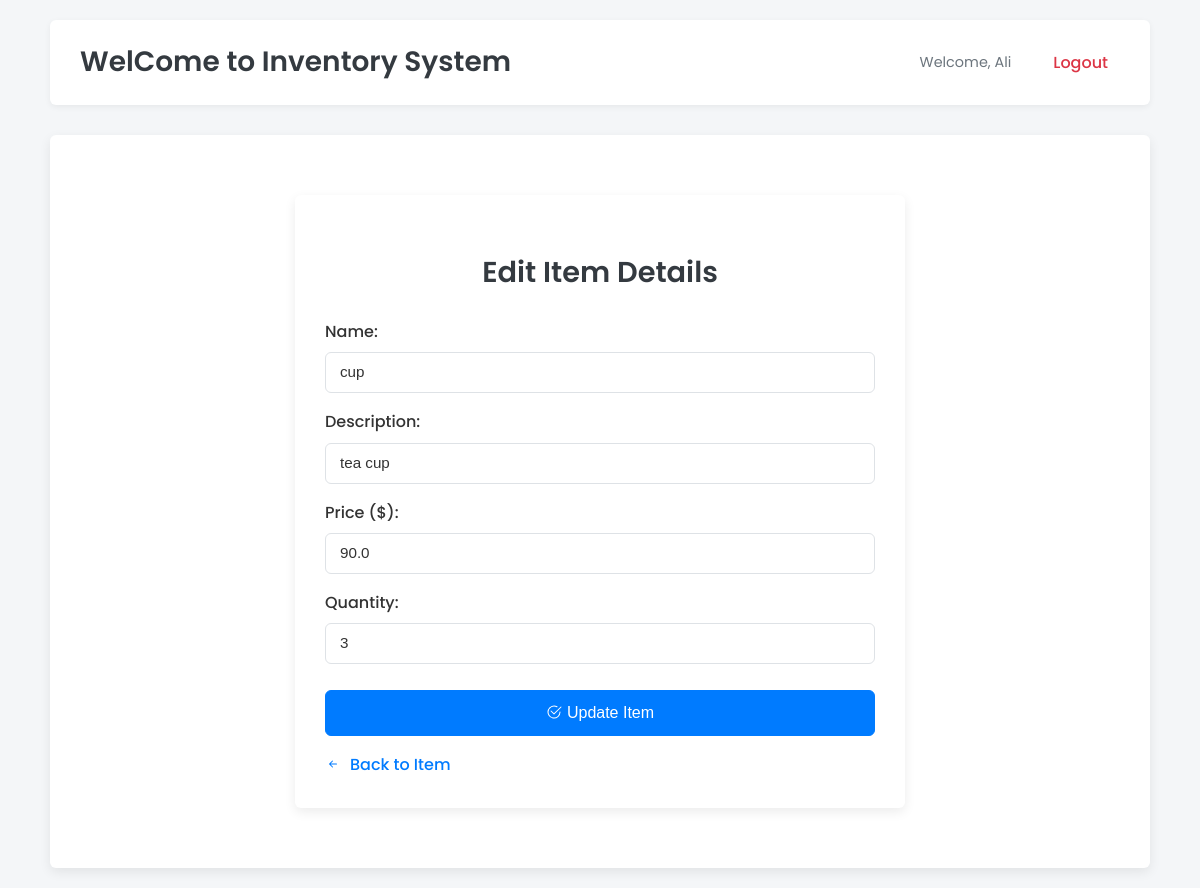
Screenshot of /edit/7 (signed in) with the database file from the repository.
### model.py (models this page shows)
class User(Base):
    __tablename__ = "users"
    id = Column(Integer, primary_key=True, index=True)
    username = Column(String, unique=True, index=True)
    nickname = Column(String, nullable=True)
    email = Column(String, unique=True, index=True)
    hashed_password = Column(String)

class Item(Base):
    __tablename__ = "items"
    id = Column(Integer, primary_key=True, index=True)
    name = Column(String, index=True)
    description = Column(String, nullable=True)
    price = Column(Float)
    quantity = Column(Integer)

### main.py (the view)
@app.get("/edit/{item_id}", response_class=HTMLResponse)
def edit_item_form(item_id: int, request: Request, db: Session = Depends(get_db)):
    if not is_admin(request, db):
        return RedirectResponse(url="/")
    item = db.query(model.Item).filter(model.Item.id == item_id).first()
    if not item:
        raise HTTPException(status_code=404, detail="Item not found")
    return templates.TemplateResponse("edit_item.html", {"request": request, "item": item})

### templates/edit_item.html (shortened to what this page needs)
{% extends "main.html" %}
{% block content %}
<div class="form-container">
  <h2 class="page-title">Edit Item Details</h2>
  <form action="/edit/{{ item.id }}" method="post">
    <div class="form-group">
      <label for="name" class="form-label">Name:</label>
      <input type="text" id="name" name="name" class="form-control" value="{{ item.name }}" required />
    </div>
    <div class="form-group">
      <label for="description" class="form-label">Description:</label>
      <input type="text" id="description" name="description" class="form-control" value="{{ item.description }}" />
    </div>
    <div class="form-group">
      <label for="price" class="form-label">Price ($):</label>
      <input type="number" id="price" name="price" class="form-control" value="{{ item.price }}" step="0.01" min="0" required />
    </div>
    <div class="form-group">
      <label for="quantity" class="form-label">Quantity:</label>
      <input type="number" id="quantity" name="quantity" class="form-control" value="{{ item.quantity }}" min="0" required />
    </div>
    <button type="submit" class="btn btn-primary">
        Update Item
    </button>
  </form>
  <a href="/item/{{ item.id }}" class="back-link text-center d-block mt-3">
    Back to Item
  </a>
</div>
{% endblock %}

### templates/main.html (shortened to what this page needs)
<!DOCTYPE html>
<html lang="en">
<head>
</head>
<body>
  <div class="container-main">
    <header>
      <h1>WelCome to <a href="/">Inventory System</a></h1>
      <nav>
        {% if request.cookies.get("user") %}
          <span>Welcome, {{ request.cookies.get("user") }}</span>
          <a href="/logout" class="logout-btn">Logout</a>
        {% else %}
          <a href="/login">Login</a>
        {% endif %}
      </nav>
    </header>
    <main>
      {% block content %}{% endblock %}
    </main>
  </div>
</body>
</html>

### templates/main.html (style rules this page uses)
:root { --primary-color: #007bff; --primary-hover-color: #0056b3; --secondary-color: #6c757d; --success-color: #28a745; --success-hover-color: #1e7e34; --danger-color: #dc3545; --danger-hover-color: #c82333; --light-color: #f8f9fa; --dark-color: #343a40; --text-color: #333; --text-muted: #6c757d; --border-color: #dee2e6; --background-color: #f4f6f8; --card-bg: #ffffff; --font-family-sans-serif: 'Poppins', sans-serif; --border-radius: 0.375rem; --box-shadow: 0 4px 12px rgba(0, 0, 0, 0.08); --box-shadow-sm: 0 2px 6px rgba(0, 0, 0, 0.06); }
body { font-family: var(--font-family-sans-serif); background-color: var(--background-color); color: var(--text-color); margin: 0; padding: 0; line-height: 1.6; }
.container-main { max-width: 1100px; margin: 0 auto; padding: 20px; }
header { background-color: var(--card-bg); padding: 20px 30px; margin-bottom: 30px; border-radius: var(--border-radius); box-shadow: var(--box-shadow-sm); display: flex; justify-content: space-between; align-items: center; }
header h1 { margin: 0; font-weight: 600; font-size: 1.75rem; color: var(--dark-color); }
header h1 a { color: var(--dark-color); text-decoration: none; }
nav { display: flex; align-items: center; }
nav span { margin-right: 15px; color: var(--text-muted); font-size: 0.9rem; }
nav a { color: var(--primary-color); text-decoration: none; font-weight: 500; margin-left: 15px; transition: color 0.2s ease-in-out; padding: 8px 12px; border-radius: var(--border-radius); }
nav .logout-btn { color: var(--danger-color); }
main { background: var(--card-bg); padding: 30px; border-radius: var(--border-radius); box-shadow: var(--box-shadow); }
.btn { display: inline-block; font-weight: 500; text-align: center; vertical-align: middle; cursor: pointer; user-select: none; background-color: transparent; border: 1px solid transparent; padding: 0.5rem 1rem; font-size: 0.95rem; line-height: 1.5; border-radius: var(--border-radius); transition: color 0.15s ease-in-out, background-color 0.15s ease-in-out, border-color 0.15s ease-in-out, box-shadow 0.15s ease-in-out; }
.btn-primary { color: #fff; background-color: var(--primary-color); border-color: var(--primary-color); }
.form-control { display: block; width: 100%; padding: 0.5rem 0.875rem; font-size: 0.95rem; font-weight: 400; line-height: 1.5; color: var(--text-color); background-color: #fff; background-clip: padding-box; border: 1px solid var(--border-color); appearance: none; border-radius: var(--border-radius); transition: border-color 0.15s ease-in-out, box-shadow 0.15s ease-in-out; box-sizing: border-box; }
.form-label { margin-bottom: 0.5rem; display: inline-block; font-weight: 500; }
.form-group { margin-bottom: 1rem; }
h2.page-title { font-size: 1.8rem; font-weight: 600; color: var(--dark-color); margin-bottom: 1.5rem; text-align: center; }
.text-center { text-align: center; }
.mt-3 { margin-top: 1rem !important; }
.back-link { display: inline-block; margin-top: 1.5rem; color: var(--primary-color); text-decoration: none; font-weight: 500; }
.back-link svg { margin-right: 0.3rem; vertical-align: middle; }

### templates/edit_item.html (style rules this page uses)
.form-container { max-width: 550px; margin: 30px auto; padding: 30px; background-color: var(--card-bg); border-radius: var(--border-radius); box-shadow: var(--box-shadow); }
.form-container .btn-primary { width: 100%; padding: 0.625rem 1rem; font-size: 1rem; margin-top: 10px; }

### rows the page displays
User: cookies.get "Ali"
Item: name "cup", description "tea cup", price "90.0", quantity "3"
